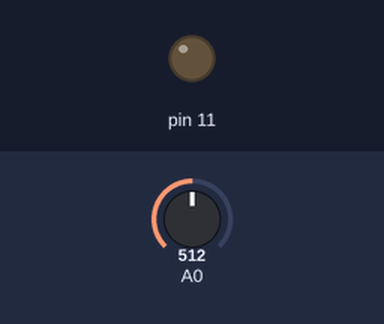
The sketch below on a simulated Arduino Uno, built with avr-gcc and run on an emulated ATmega328P. Shown: output pins drawn as LEDs (lit = HIGH). The test bench sets the inputs (shaded band); at power-on: A0 = 512.

Above: at 1.2 s.
1.3 s: A0 set to 716
At 1.6 s:
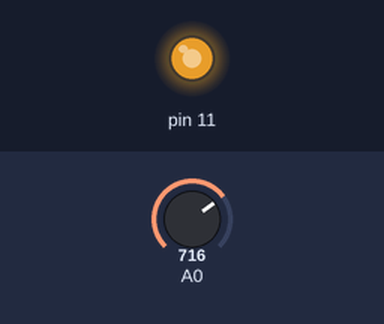
2.8 s: A0 set to 759
At 3.9 s:
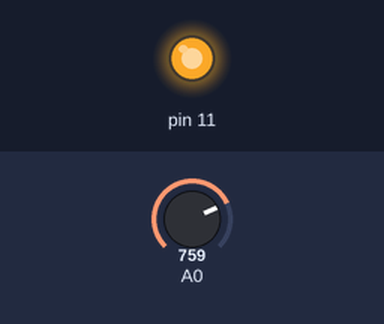
4.3 s: A0 set to 768
At 5.1 s:
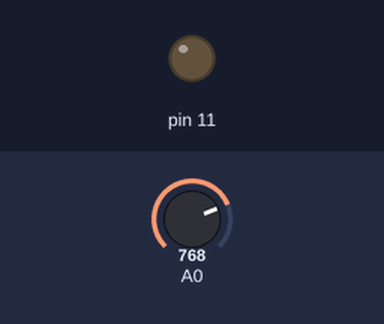
5.8 s: A0 set to 900
At 6.2 s:
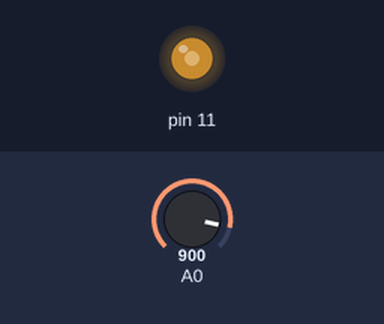
7.3 s: A0 set to 306
At 8.5 s:
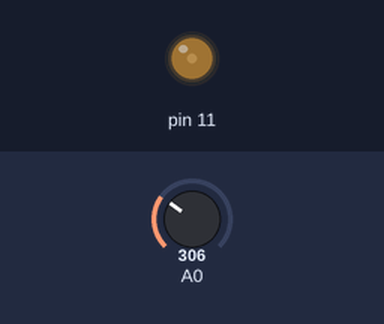
8.8 s: A0 set to 0
At 9.7 s:
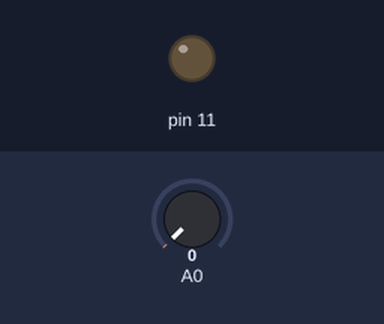
Timing chart, 0 to 11.3 s (numbered marks = the images above; inputs shaded):
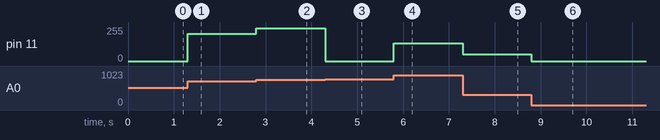

Measured:
- the behaviour switches between 767 and 768 on A0 (found by bisection; images 2 and 3)
- after the input at 1.3 s, pin 11: 0/255 → 204/255 at once
- after the input at 2.8 s, pin 11: 204/255 → 247/255 at once
- after the input at 4.3 s, pin 11: 247/255 → 0/255 at once
- after the input at 5.8 s, pin 11: 0/255 → 132/255 at once
- after the input at 7.3 s, pin 11: 132/255 → 50/255 at once
- after the input at 8.8 s, pin 11: 50/255 → 0/255 at once

The sketch:

digital_dac.ino
```cpp
void setup() {
  // put your setup code here, to run once:
  analogReference(DEFAULT);
}

void loop() {
  // put your main code here, to run repeatedly:
  int val=analogRead(A0);
  analogWrite(11, val);
}
```
